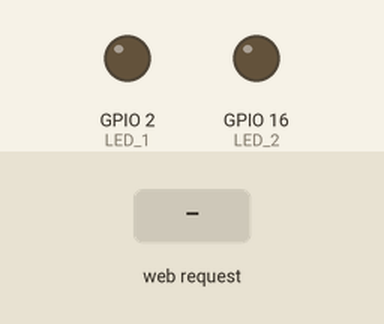
The sketch below on a simulated ESP8266 (NodeMCU). On the bench: output pins drawn as LEDs (lit = HIGH). The inputs (shaded band) are chosen by the test bench. WiFi joins after 1.5 s; servers stay silent unless stated; what the sketch prints to the serial monitor is not drawn.

Above: at 5.7 s.
5.8 s: HTTP request GET / received
At 6.4 s:
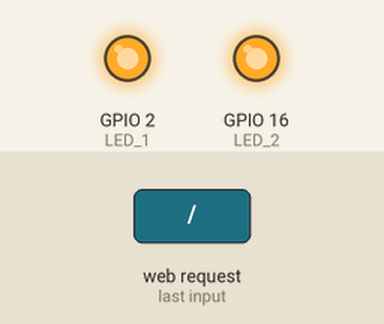
Timing chart, 0 to 8.8 s (numbered marks = the images above; inputs shaded):
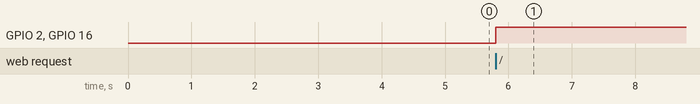

Measured:
- after the input at 5.8 s, GPIO 2 (LED_1), GPIO 16 (LED_2): LOW → HIGH at once

The sketch:

html.ino
```cpp
#include <ESP8266WiFi.h>
#include <WiFiClient.h>
#include <ESP8266WebServer.h>

#define LED_1 2  // Built-in LED
#define LED_2 16 // Built-in LED

bool state = HIGH;

const char* ssid = "";
const char* password = "";
//String html_head = "<!DOCTYPE html><html><head><meta http-equiv=\"Content-Type\" content=\"text/html; charset=utf-8\"><meta name=\"viewport\" content=\"width=device-width, initial-scale=1.0\"><title>ESP32 WiFi AP</title><style>body{max-width: 300px; margin: 0 auto; font-family: 'Open Sans', sans-serif; font-size: 16px; line-height: 1.6em; box-sizing: border-box; text-align: center;}h1{margin-top: 20px; margin-bottom: 10px; font-size: 2.5em; font-weight: normal;}h2{margin: 0px; font-size: 20px; font-weight: normal;}h3{margin-top: 20px; margin-bottom: 10px; font-size: 1.6em; font-weight: normal;}p{color: #c19e9e;}.wifi-settings{border: 1px solid green; max-width: 256px; padding: 10px;}.btn-submit{background-color: black; border: 1px solid grey; border-radius: 2px; margin: 10px;}.button{border: none; color: white; padding: 15px 32px; text-align: center; display: inline-block; font-size: 16px; margin: 20px; cursor: pointer;}.red{background-color: red;}.green{background-color: green;}.switch{display: inline-block; position: relative; margin: 0 10px; font-size: 16px; line-height: 24px;}.switch__input{position: absolute; top: 0; left: 0; width: 36px; height: 20px; opacity: 0; z-index: 0;}.switch__label{display: block; padding: 0 0 0 44px; cursor: pointer;}.switch__label:before{content: \"\"; position: absolute; top: 5px; left: 0; width: 36px; height: 14px; background-color: #6f6f6f80; border-radius: 14px; z-index: 1; transition: background-color 0.28s cubic-bezier(0.4, 0, 0.2, 1);}.switch__label:after{content: \"\"; position: absolute; top: 2px; left: 0; width: 20px; height: 20px; background-color: #949494; border-radius: 14px; box-shadow: 0 2px 2px 0 rgba(0, 0, 0, 0.14), 0 3px 1px -2px rgba(0, 0, 0, 0.2), 0 1px 5px 0 rgba(0, 0, 0, 0.12); z-index: 2; transition: all 0.28s cubic-bezier(0.4, 0, 0.2, 1); transition-property: left, background-color;}.switch__input:checked + .switch__label:before{background-color: #20c20080;}.switch__input:checked + .switch__label:after{left: 16px; background-color: #20c200;}</style></head>";
//String html_body = "<body> <div class=\"title\"> <h1>ESP32 WiFi AP</h1> <div style=\"display: inline-flex; text-align: center;\"> <h2 style=\"margin: 0 auto;\">Contactor:</h2> <div class=\"switch\"> <input type=\"checkbox\" id=\"contactor\" class=\"switch__input\" onclick=\"window.location='/'\"> <label for=\"contactor\" class=\"switch__label\"></label> </div><h2 style=\"color: green\">on</h2> </div><noscript> <div class=\"buttons\"> <a href=\"/\" class=\"button red\">Off</a> </div></noscript> </div><div class=\"wifi-settings\"> <h2>Atur koneksi ke WiFi dan MQTT Node-RED:</h2> <form action=\"\"> <label for=\"ssid\">WiFi SSID:</label><br><input type=\"text\" id=\"ssid\" name=\"ssid\" placeholder=\"Isikan SSID WiFi...\" required><br><label for=\"pass\">WiFi Password:</label><br><input type=\"password\" id=\"pass\" name=\"pass\" placeholder=\"(kosongkan jika WiFi open)\"><br><label for=\"mqtt\">MQTT Server:</label><br><input type=\"text\" id=\"mqtt\" name=\"mqtt\" placeholder=\"192.168.xxx.xxx:port\"><br><input type=\"submit\" class=\"button btn-submit\" value=\"Submit\"> </form> </div></body></html>";
String response = "<!DOCTYPE html><html><head> <meta http-equiv=\"Content-Type\" content=\"text/html; charset=utf-8\"> <meta name=\"viewport\" content=\"width=device-width, initial-scale=1.0\"> <title>ESP32 WiFi AP</title> <style>body{max-width: 300px; margin: 0 auto; font-family: 'Open Sans', sans-serif; font-size: 16px; line-height: 1.6em; box-sizing: border-box; text-align: center;}h1{margin-top: 20px; margin-bottom: 10px; font-size: 2.5em; font-weight: normal;}h2{margin: 0px; font-size: 20px; font-weight: normal;}h3{margin-top: 20px; margin-bottom: 10px; font-size: 1.6em; font-weight: normal;}p{color: #c19e9e;}.wifi-settings{border: 1px solid green; max-width: 256px; padding: 10px;}.btn-submit{background-color: black; border: 1px solid grey; border-radius: 2px; margin: 10px;}.button{border: none; color: white; padding: 15px 32px; text-align: center; display: inline-block; font-size: 16px; margin: 20px; cursor: pointer;}.red{background-color: red;}.green{background-color: green;}.switch{display: none; position: relative; margin: 0 10px; font-size: 16px; line-height: 24px;}.switch__input{position: absolute; top: 0; left: 0; width: 36px; height: 20px; opacity: 0; z-index: 0;}.switch__label{display: block; padding: 0 0 0 44px; cursor: pointer;}.switch__label:before{content: \"\"; position: absolute; top: 5px; left: 0; width: 36px; height: 14px; background-color: #6f6f6f80; border-radius: 14px; z-index: 1; transition: background-color 0.28s cubic-bezier(0.4, 0, 0.2, 1);}.switch__label:after{content: \"\"; position: absolute; top: 2px; left: 0; width: 20px; height: 20px; background-color: #949494; border-radius: 14px; box-shadow: 0 2px 2px 0 rgba(0, 0, 0, 0.14), 0 3px 1px -2px rgba(0, 0, 0, 0.2), 0 1px 5px 0 rgba(0, 0, 0, 0.12); z-index: 2; transition: all 0.28s cubic-bezier(0.4, 0, 0.2, 1); transition-property: left, background-color;}.switch__input:checked + .switch__label:before{background-color: #20c20080;}.switch__input:checked + .switch__label:after{left: 16px; background-color: #20c200;}</style></head><body> <div class=\"title\"> <h1>ESP32 WiFi AP</h1> </div><div class=\"contactor\"> <div style=\"display: inline-flex; text-align: center;\"> <h2 style=\"margin: 0 auto;\">Contactor:</h2> <div class=\"switch\" id=\"hide-noscript\"> <input type=\"checkbox\" id=\"contactor\" class=\"switch__input\" onclick=\"window.location='/'\"> <label for=\"contactor\" class=\"switch__label\"></label> </div><h2 style=\"color: green\">on</h2> <noscript> <div class=\"buttons\"> <a href=\"/\" class=\"button red\">Off</a> </div></noscript> </div></div><div class=\"wifi-settings\"> <h2>Atur koneksi ke WiFi dan MQTT Node-RED:</h2> <form action=\"/wifi-settings\" method=\"post\"> <label for=\"ssid\">WiFi SSID:</label><br><input type=\"text\" id=\"ssid\" name=\"ssid\" placeholder=\"Isikan SSID WiFi...\" required><br><label for=\"pass\">WiFi Password:</label><br><input type=\"password\" id=\"pass\" name=\"pass\" placeholder=\"(kosongkan jika WiFi open)\"><br><label for=\"mqtt\">MQTT Server:</label><br><input type=\"text\" id=\"mqtt\" name=\"mqtt\" placeholder=\"192.168.xxx.xxx:port\"><br><input type=\"submit\" class=\"button btn-submit\" value=\"Submit\"> </form> </div><script type=\"text/javascript\">document.getElementById('hide-noscript').style.display='inline-block';</script></body></html>";
ESP8266WebServer server(80);

void handleRoot() {
  toggle();
  server.send(200, "text/html", response);
}

void toggle(){
  state = !state;
  digitalWrite(LED_1, state);
  digitalWrite(LED_2, state);
}

void setup(){
  pinMode(LED_1, OUTPUT);
  pinMode(LED_2, OUTPUT);
  toggle();
  delay(3000);

  Serial.begin(115200);
  Serial.println();
  Serial.print("Configuring access point...");
  WiFi.begin(ssid, password);
  while (WiFi.status() != WL_CONNECTED) {
    delay(500);
	Serial.print(".");
  }
  Serial.println("");
  Serial.println("WiFi connected");
  Serial.println("IP address: ");
  Serial.println(WiFi.localIP());

  server.on("/", handleRoot);
  server.on("/wifi-settings", HTTP_POST, []() {
    String message;
    message += server.args();
    message += "\n";
    for (uint8_t i = 0; i < server.args(); i++) {
      message += " " + server.argName(i) + ": " + server.arg(i) + "\n";
    }
    Serial.println(message);
    Serial.println(server.argName(0));
    Serial.println(server.arg(0));
    server.send(200, "text/plain", "POST OK!\r\n" + message);
  });
  server.begin();
  Serial.println ( "HTTP server started" );
}

void loop() {
 server.handleClient();
}
```
